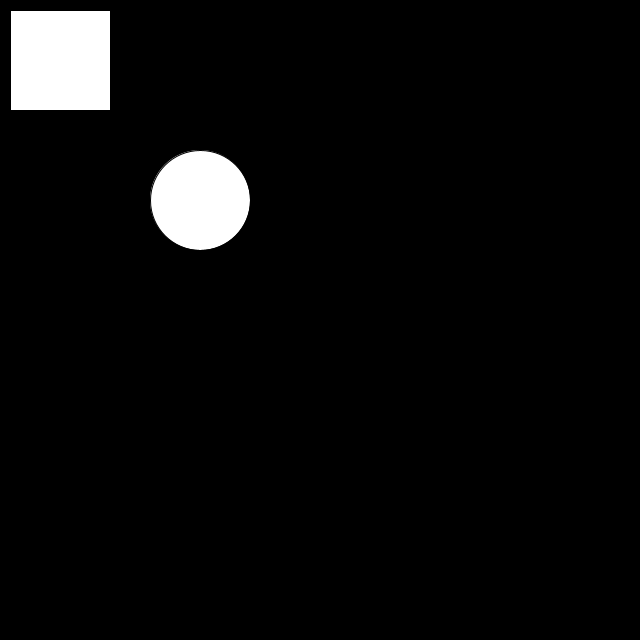
Frame 1 (no input)
Frame 60 (the mouse pressed at the canvas centre just before this capture): identical to frame 1, image omitted
Frame 120 (the mouse held since frame 60 and released just before this capture): identical to frame 1, image omitted

The Processing sketch that drew this single still picture (run headless with seeded random() and noise(); from frame 60 on, the mouse is pressed at the canvas centre):

// Processing sketch: size
// ── size.pde

void setup() {
  size(640, 640);
}

void draw() {
  background(0);
  rect(10, 10, 100, 100);
  ellipse(200, 200, 100, 100);
}
